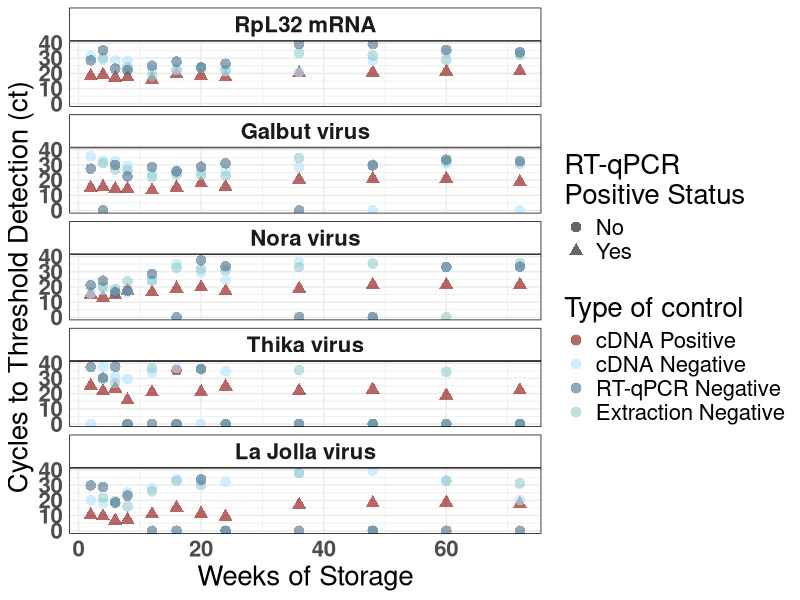
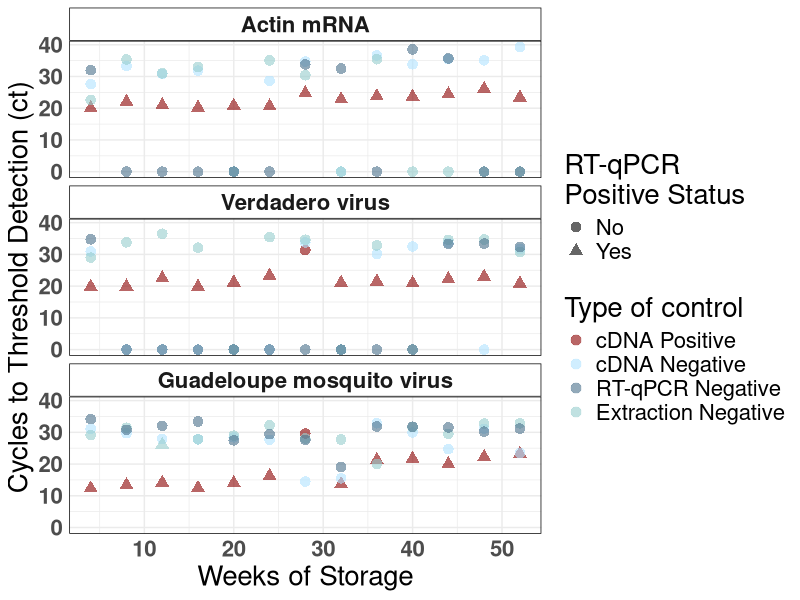
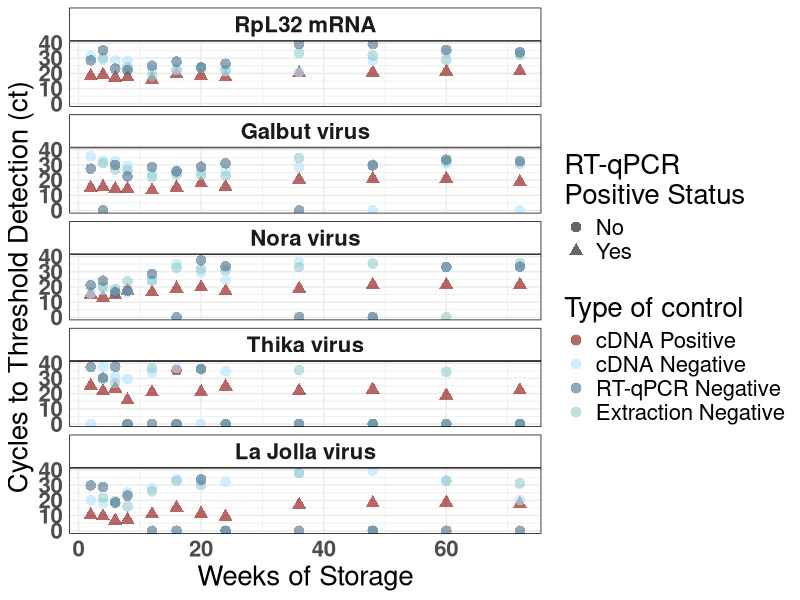
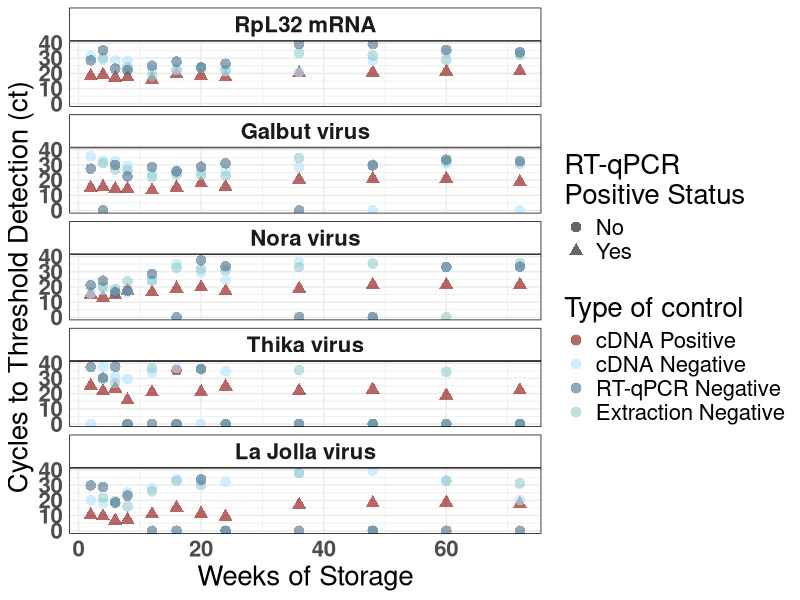
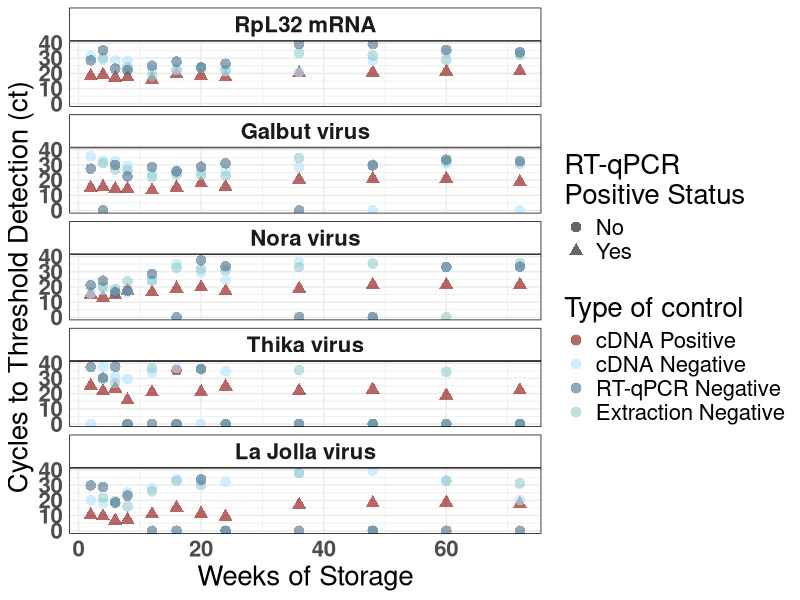
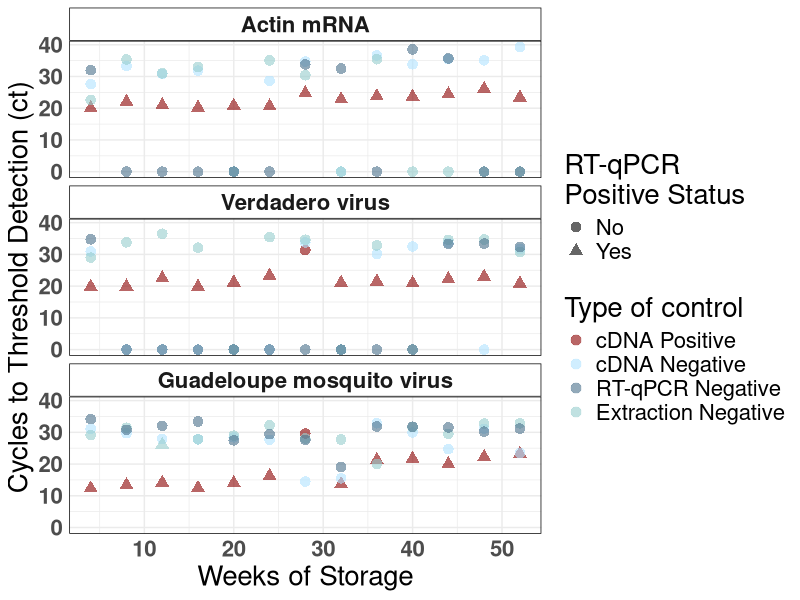
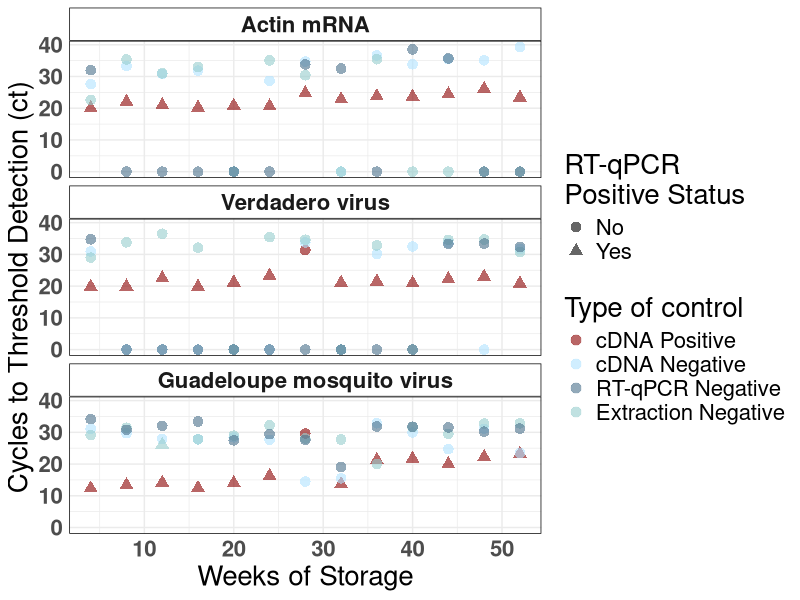
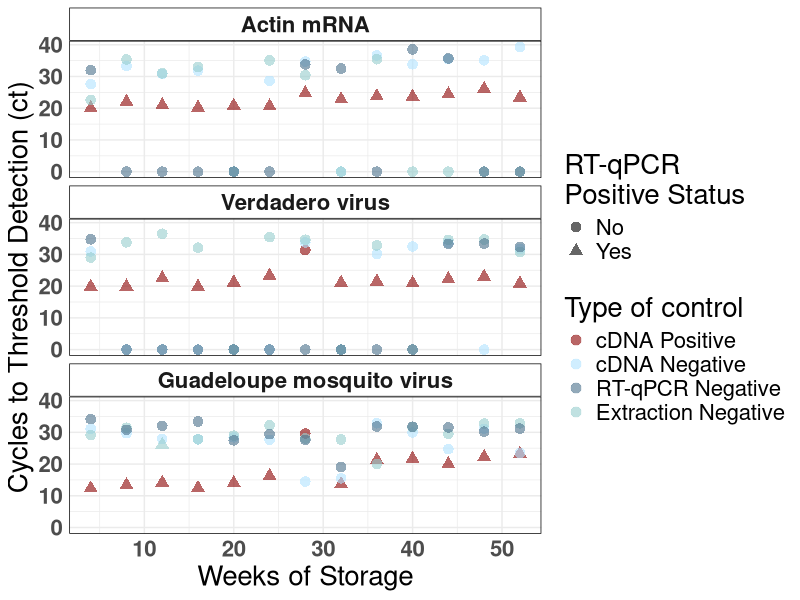

Recreate these plots in R, in order.
# This script is used to generate a figure of the negative and positive control 
# from the experimentally dried fly and mosquito RT-qPCRs

library(tidyverse)
library(readxl)
library(ggthemes)
library(ggpubr)
library(viridis)
library(svglite)

# Read in the cleaned control data
controls <- read_xlsx("tidy_formats/qPCR_control.xlsx")

# cleanup
controls <- controls %>% 
  mutate(target_name = str_replace(target_name, "Galbut", "Galbut virus"),
         target_name = str_replace(target_name, "Rpl33", "RpL32"),
         target_name = str_replace(target_name, "Rpl32", "RpL32"),
         target_name = str_replace(target_name, "RpL32", "RpL32 mRNA"),
         target_name = str_replace(target_name, "LaJolla", "La Jolla"),
         target_name = str_replace(target_name, "La Jolla", "La Jolla virus"),
         target_name = str_replace(target_name, "Nora", "Nora virus"),
         target_name = str_replace(target_name, "Thika", "Thika virus"),
         target_name = str_replace(target_name, "ACT", "Actin"),
         target_name = str_replace(target_name, "Actin", "Actin mRNA"),
         target_name = str_replace(target_name, "Verdadero", "Verdadero virus"),
         target_name = str_replace(target_name, "Rennavirus", "Guadeloupe mosquito virus"),
         ct = str_replace(ct, "Undetermined", "0.0")) %>% 
  unite("control_type", type:status, na.rm = TRUE, remove = FALSE) %>% 
  mutate(control_type = str_replace(control_type, "cDNA_Pos", "cDNA Positive"),
         control_type = str_replace(control_type, "cDNA_Neg", "cDNA Negative"),
         control_type = str_replace(control_type, "ExtCtrl", "Extraction Negative"),
         control_type = str_replace(control_type, "qPCR", "RT-qPCR Negative"),
         positive = str_replace(positive, "N", "No"),
         positive = str_replace(positive, "Y", "Yes"))

# fly visualization
fly_ctrl <- ggplot(filter(controls, target_name %in% c("Galbut virus", "Nora virus", 
                                                  "Thika virus", "La Jolla virus",
                                                  "RpL32 mRNA"))) +
  geom_point(aes(x = as.numeric(week), y = as.numeric(ct), 
                 color = factor(control_type, 
                                levels = c("cDNA Positive", "cDNA Negative", 
                                           "RT-qPCR Negative", "Extraction Negative")), 
                 shape = positive), size = 3.5, 
             stroke = 0.1, alpha = 0.6) +
  scale_color_manual(values = c("darkred", "lightskyblue1", "skyblue4", "paleturquoise3")) +
  theme_minimal(base_size = 11) +
  theme(panel.border = element_rect(linetype = "solid", fill = NA),
        strip.background = element_rect(colour = "black", fill = "white"),
        #        axis.title = element_text(face = "bold"),
        #        legend.title = element_text(face = "bold"),
        strip.text = element_text(face = "bold"),
        axis.text = element_text(face = "bold"),
        text = element_text(size = 20)) +
  facet_wrap(~factor(target_name, levels = c("RpL32 mRNA", "Galbut virus", 
                                        "Nora virus", "Thika virus", "La Jolla virus")),
             ncol = 1) +
  labs(x = "Weeks of Storage", 
       y = "Cycles to Threshold Detection (ct)", 
       shape = "RT-qPCR \nPositive Status", color = "Type of control")

fly_ctrl
# remove # to save plot
ggsave("plots/Figure1/fly_controls.pdf", units = "in", width = 10, height = 8)
ggsave("plots/Figure1/fly_controls.svg", units = "in", width = 10, height = 8)
ggsave("plots/Figure1/fly_controls.jpg", units = "in", width = 10, height = 8)

# mosquito visualization
mos_ctrl <- ggplot(filter(controls, target_name %in% 
                            c("Actin mRNA", "Verdadero virus", 
                              "Guadeloupe mosquito virus"))) +
  geom_point(aes(x = as.numeric(week), y = as.numeric(ct), 
                 color = factor(control_type, 
                                levels = c("cDNA Positive", "cDNA Negative", 
                                           "RT-qPCR Negative", "Extraction Negative")), 
                 shape = positive), size = 3.5, 
             stroke = 0.1, alpha = 0.6) +
  scale_color_manual(values = c("darkred", "lightskyblue1", "skyblue4", "paleturquoise3")) +
  theme_minimal(base_size = 11) +
  theme(panel.border = element_rect(linetype = "solid", fill = NA),
        strip.background = element_rect(colour = "black", fill = "white"),
        #        axis.title = element_text(face = "bold"),
        #        legend.title = element_text(face = "bold"),
        strip.text = element_text(face = "bold"),
        axis.text = element_text(face = "bold"),
        text = element_text(size = 20)) +
  facet_wrap(~factor(target_name, levels = c("Actin mRNA", "Verdadero virus", 
                                             "Guadeloupe mosquito virus")),
             ncol = 1) +
  labs(x = "Weeks of Storage", 
       y = "Cycles to Threshold Detection (ct)", 
       shape = "RT-qPCR \nPositive Status", color = "Type of control")

mos_ctrl
# remove # to save plot
ggsave("plots/Figure1/mos_controls.pdf", units = "in", width = 10, height = 8)
ggsave("plots/Figure1/mos_controls.svg", units = "in", width = 10, height = 8)
ggsave("plots/Figure1/mos_controls.jpg", units = "in", width = 10, height = 8)
